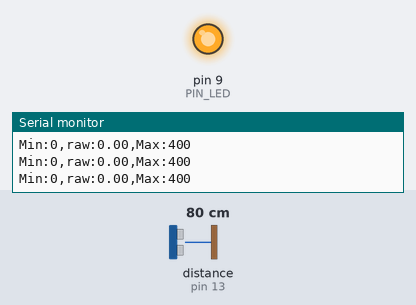
The sketch below on a simulated Arduino Uno, built with avr-gcc and run on an emulated ATmega328P. On the bench: output pins drawn as LEDs (lit = HIGH), the last lines printed to the serial monitor. Wiring (inferred from the names in the program): ultrasonic range finder: trigger pin 12; echo pin 13. Inputs (shaded band) come from the test bench; at power-on: distance to the obstacle (sensor on pin 13) 80 cm. The echo pulse lasts 58.3 µs per cm; pins used as bus, display or sensor lines are not drawn.

Above: at 1.2 s.
1.3 s: distance to the obstacle (sensor on pin 13) set to 18 cm
At 1.96 s:
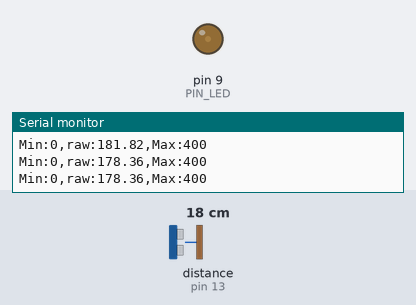
4.3 s: distance to the obstacle (sensor on pin 13) set to 2 cm
Timing chart, 0 to 7.3 s (numbered marks = the images above; inputs shaded):
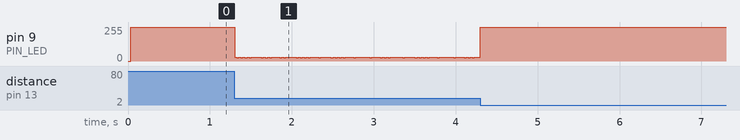

The sketch:

08_example_2.ino
```cpp
#define PIN_LED 9
#define PIN_TRIG 12
#define PIN_ECHO 13

#define SND_VEL 346.0
#define INTERVAL 25
#define _DIST_MIN 100
#define _DIST_MAX 300

int len = _DIST_MAX - _DIST_MIN;
float timeout;
float dist_min, dist_max, dist_raw;
unsigned long last_sampling_time;
float scale;

void setup() {
  pinMode(PIN_LED,OUTPUT);
  pinMode(PIN_TRIG,OUTPUT);
  digitalWrite(PIN_TRIG, LOW);
  pinMode(PIN_ECHO,INPUT);

  dist_min = _DIST_MIN;
  dist_max = _DIST_MAX;
  timeout = (INTERVAL / 2) * 1000.0;
  dist_raw = 0.0;
  scale = 0.001 * 0.5 * SND_VEL;

  Serial.begin(57600);
  last_sampling_time = 0;
}

void loop() {
  if(millis() < last_sampling_time + INTERVAL) return;
  dist_raw = USS_measure(PIN_TRIG,PIN_ECHO);

  Serial.print("Min:0,");
  Serial.print("raw:");
  Serial.print(dist_raw);
  Serial.print(",");
  Serial.println("Max:400");

  if(dist_raw < dist_min || dist_raw > dist_max){
    analogWrite(PIN_LED, 255);
  }
  else{
    float brightness = 0;
    if (len > dist_raw){
      brightness = 255 * ((len - dist_raw) / len);
    }
    else{
      brightness = 255 * ((dist_raw - len) / len);
    }
    analogWrite(PIN_LED, brightness);
  }
  last_sampling_time += INTERVAL;
}


float USS_measure(int TRIG, int ECHO)
{
  float reading;
  digitalWrite(TRIG, HIGH);
  delayMicroseconds(10);
  digitalWrite(TRIG, LOW);
  reading = pulseIn(ECHO, HIGH, timeout) * scale;
  if(reading < dist_min || reading > dist_max) reading = 0.0;
  return reading;
}
```
